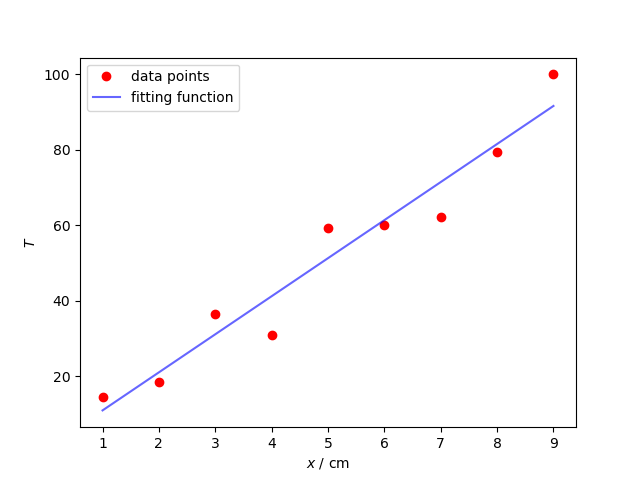

Recreate this plot in Python.
# python 3.8.13
# least_squares_method_version1.py

# Created on Oct 15 09:34:06 2022
# version: 1.0
# @author: yinchaoyang
# --- utf-8 ---

# Using the P-V data to obtain constant a and b 
# with the least-squares "linear fitting" method.

import numpy as np
import matplotlib.pyplot as plt


T = [14.6, 18.5, 36.6, 30.8, 59.2, 60.1, 62.2, 79.4, 99.9]
X = [1.0, 2.0, 3.0, 4.0, 5.0, 6.0, 7.0, 8.0, 9.0]

def linear_fitting(T, X):
    n = len(T) # the total number of the points

    C = [0, 0, 0, 0]
    for i in range(n):
        C[0] += X[i]        # c0 = \sum(x_i)
        C[1] += X[i] ** 2   # c1 = \sum((x_i)^2)
        C[2] += T[i]        # c2 = \sum(y_i)
        C[3] += X[i] * T[i] # c3 = \sum(x_i * y_i)

    a = (C[0] * C[3] - C[1] * C[2]) / (C[0] * C[0] - n * C[1])
    b = (C[0] * C[2] - n * C[3]) / (C[0] * C[0] - n * C[1])
    
    return a, b

if __name__ == '__main__':
    a, b = linear_fitting(T, X)
    
    print("a =", a)
    print('b =', b)

    # Plot the result.
    x1 = X
    y1 = T
    plt.plot(x1, y1, 'or', label="data points")
    x2 = np.linspace(X[0], X[-1], 200)
    y2 = (a + b * x2)
    plt.plot(x2, y2, 'b', label="fitting function", alpha=0.6)
    plt.xlabel("$x$ / cm")
    plt.ylabel("$T$")
    plt.legend(loc="best")
    plt.show()
